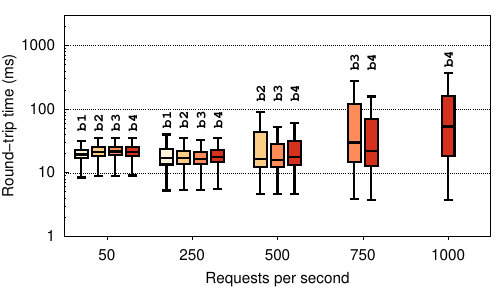

Reproduce this figure in gnuplot.
set term postscript color eps enhanced 22
set output "b1234.eps"

load "common.gp"

unset key # top left
set style fill solid 1 border -1

set label "b1" at 0.7,45 rotate by 90 font "Courier bold, 20"
set label "b1" at 1.7,50 rotate by 90 font "Courier bold, 20"

set label "b2" at 0.9,45 rotate by 90 font "Courier bold, 20"
set label "b2" at 1.9,50 rotate by 90 font "Courier bold, 20"
set label "b2" at 2.8,130 rotate by 90 font "Courier bold, 20"

set label "b3" at 1.1,45 rotate by 90 font "Courier bold, 20"
set label "b3" at 2.1,50 rotate by 90 font "Courier bold, 20"
set label "b3" at 3.0,130 rotate by 90 font "Courier bold, 20"
set label "b3" at 3.9,400 rotate by 90 font "Courier bold, 20"

set label "b4" at 1.3,45 rotate by 90 font "Courier bold, 20"
set label "b4" at 2.3,50 rotate by 90 font "Courier bold, 20"
set label "b4" at 3.2,130 rotate by 90 font "Courier bold, 20"
set label "b4" at 4.1,400 rotate by 90 font "Courier bold, 20"
set label "b4" at 5.0,450 rotate by 90 font "Courier bold, 20"

plot \
	'b1/concat/50.dat'  using (0.7):1 ls 100 lt rgb "#fef0d9" title 'b1', \
	'b1/concat/250.dat' using (1.7):1 ls 100 lt rgb "#fef0d9" notitle, \
\
	'b2/concat/50.dat'  using (0.9):1 ls 100 lt rgb "#fdcc8a" title 'b2', \
	'b2/concat/250.dat' using (1.9):1 ls 100 lt rgb "#fdcc8a" notitle, \
	'b2/concat/500.dat' using (2.8):1 ls 100 lt rgb "#fdcc8a" notitle, \
\
	'b3/concat/50.dat'  using (1.1):1 ls 100 lt rgb "#fc8d59" title 'b3', \
	'b3/concat/250.dat' using (2.1):1 ls 100 lt rgb "#fc8d59" notitle, \
	'b3/concat/500.dat' using (3):1   ls 100 lt rgb "#fc8d59" notitle, \
	'b3/concat/750.dat' using (3.9):1 ls 100 lt rgb "#fc8d59" notitle, \
\
	'b4/concat/50.dat'  using (1.3):1 ls 100 lt rgb "#d7301f" title 'b4', \
	'b4/concat/250.dat' using (2.3):1 ls 100 lt rgb "#d7301f" notitle, \
	'b4/concat/500.dat' using (3.2):1 ls 100 lt rgb "#d7301f" notitle, \
	'b4/concat/750.dat' using (4.1):1 ls 100 lt rgb "#d7301f" notitle, \
	'b4/concat/1000.dat' using (5):1  ls 100 lt rgb "#d7301f" notitle

!epstopdf "b1234.eps"
!rm "b1234.eps"
quit

